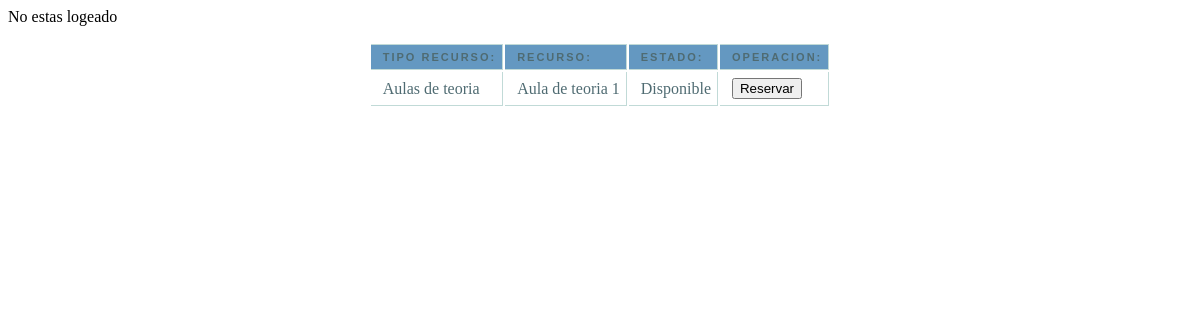
/pagina_reserva.php?idresource=1, run on an earlier commit of the app's database.
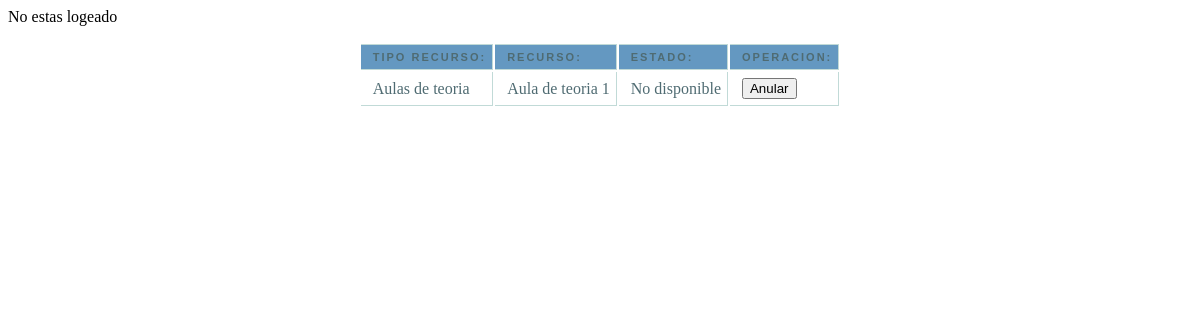
And on a later commit of the database.
### tables this page shows
CREATE TABLE IF NOT EXISTS `resources` (
  `idResource` int(255) NOT NULL,
  `nomR` varchar(50) NOT NULL,
  `idEstado` int(11) NOT NULL,
  `idRType` int(11) NOT NULL
);

CREATE TABLE IF NOT EXISTS `estadoinfo` (
  `idEstado` int(255) NOT NULL,
  `nomEstado` varchar(20) NOT NULL
);

CREATE TABLE IF NOT EXISTS `resourcestype` (
  `idRType` int(255) NOT NULL,
  `tipo` varchar(20) NOT NULL
);

### pagina_reserva.php (the view, shortened to what this page needs)
<link rel="stylesheet" href="css/tablareservas.css">
<!DOCTYPE html>
<html>
	<head>
	</head>
	<body>
		<?php
			if(!empty($_SESSION['usuario'])) {
				$user=$_SESSION['idUser'];
			} elseif(!empty($_SESSION['admin'])) {
				$user=$_SESSION['idUser'];
			} else {
				?>
				<p>No estas logeado</p>
				<?php
			}
				if(isset($_SESSION['resRecurso'])){
					$hoy = date("Y-m-d H:i:s");
					$conn=mysqli_connect('localhost','root','','bd_intranet');
					$sql="UPDATE resources SET idEstado = 2 WHERE resources.idResource = $_SESSION[resRecurso]";
					$sql_i="INSERT INTO registers (idRegister, data_ini, data_fin, idResource, idUser) VALUES (NULL, '$hoy', NULL, '$_SESSION[resRecurso]', '$user')";
					echo $sql_i;
					$datos=mysqli_query($conn,$sql);
					$datos2=mysqli_query($conn,$sql_i);
					unset($_SESSION['resRecurso']);
					echo '<script language="javascript">
						document.location=("paginausuario_reservar.php");
						alert("Tu reserva se ha confirmado");
						</script>';
				}else{
		?>
			<form name="confirmacion_reservas" action="paginausuario_reservar2.php" method="GET">
				<center><table class="mytable">
					<tr>
						<th>Tipo Recurso:</th>
					    <th>Recurso:</th>
					    <th>Estado:</th>
					    <th>Operacion:</th>
					</tr>
					<?php
						if (!isset($_REQUEST['idresource'])){
							echo "<td>Por favor, vuelve atras, ha sucedido un error.</td>";
							echo "<td>Por favor, vuelve atras, ha sucedido un error.</td>";
							echo "<td>Por favor, vuelve atras, ha sucedido un error.</td>";
							echo "<td>Por favor, vuelve atras, ha sucedido un error.</td>";
							echo "</tr></table><br><br>";
							echo "<a href=paginausuario_reservar.php>Volver</a>";
						}else{
							$id = $_REQUEST['idresource'];
							$conn=mysqli_connect('localhost','root','','bd_intranet');
							$sql="SELECT resources.*, resourcestype.*, estadoinfo.* FROM ((resourcestype INNER JOIN resources ON resourcestype.idRType=resources.idRType) INNER JOIN estadoinfo ON resources.idEstado=estadoinfo.idEstado) WHERE resources.idResource=".$id;
							$datos=mysqli_query($conn,$sql);
							while($valor=mysqli_fetch_array($datos)){
							    echo "<tr>";
								    echo "<td>".$valor['tipo']."</td>";
								    echo "<td>".$valor['nomR']."</td>";
								    echo "<td>".$valor['nomEstado']."</td>";
								if ($valor['nomEstado']=="Disponible"){
							    	echo "<td><input type='submit' value='Reservar' name='reservar'></td>";
							    } else {
							    	echo "<td><input type='submit' value='Anular' name='anular'></td>";
						    	}
						    echo "</tr>";
							}
						}
					?>
				</table>
			</form>
		<?php
			}
		?>
	</body>
</html>

What changed in the data, as far as the page shows it:
changed resources "Aula de teoria 1": idEstado.nomEstado "Disponible" → "No disponible"; anular (not shown) → "Anular"; reservar "Reservar" → (not shown)
